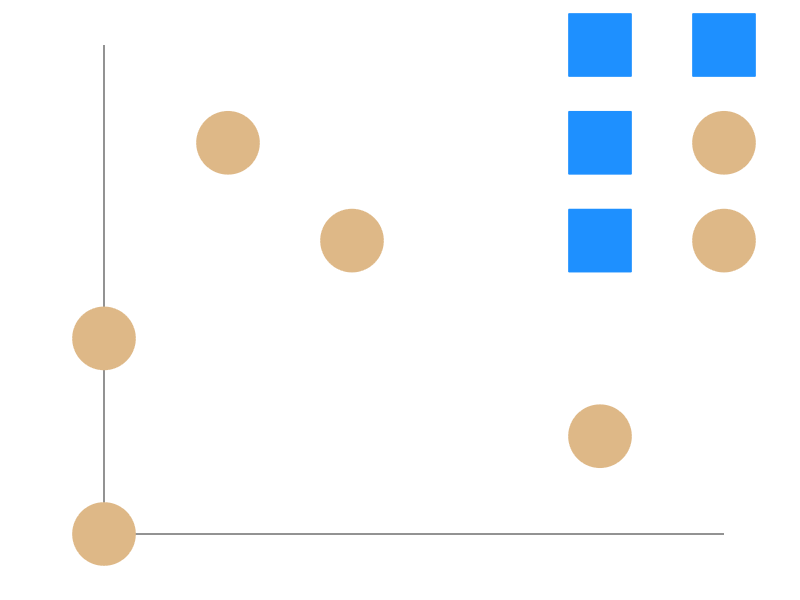

Here is the MATLAB script that generated this plot:
%{
clear
clc

% reading the data
data=csvread('Shapes.csv');

% setting borders between shapes
border=find(data(:,1)==2);

% finding coordinates of all shapes

for count=1:length(border)+1
    store(count).record_1=[];

    if count==1
        height=1:border(1)-1;
    elseif count==length(border)+1
        height=border(end)+1:size(data,1);
    else
        height=border(count-1)+1:border(count)-1;
    end
    
    for i=flip(height)
        for j=1:size(data,2)
            if data(i,j)==1
                store(count).record_1 = [store(count).record_1;[j-1,(0+height(end)-i)]];
            end
        end
    end
    
%     store(count).record_1
end

%{
% practising outputting coordinates on grid
figure(1)
clf
scatter(store(1).record_1(:,1),store(1).record_1(:,2))
xlim([0, 5])
ylim([0, 5])
set(gca, 'XTick', 0:5)
set(gca, 'YTick', 0:5)
%}

% store

% source_coords=store(1).record_1()

%{
hold on

scatter([1,2],[0,1],'x')
%}

angle=90;
fig_num=2;

for shape_count=[1:length(border)+1] % for shape_count=[1:length(border)+1]
%     fprintf('We are doing shape %.0f',shape_count)
    for flip_count=1:2
        
        if flip_count==1
            source_coords=store(shape_count).record_1();
            count_array=[2:4];
        else
            source_coords=[-store(shape_count).record_1(:,1),store(shape_count).record_1(:,2)];
            count_array=[5:8];
        end
        
        for count=count_array
            
            % rotating the shape
            store(shape_count).(genvarname([strcat('record_',num2str(count))])) (:,1) = source_coords(:,1)*cosd(angle*(count-1)) + source_coords(:,2)*sind(angle*(count-1));
            store(shape_count).(genvarname([strcat('record_',num2str(count))])) (:,2) = source_coords(:,2)*cosd(angle*(count-1)) - source_coords(:,1)*sind(angle*(count-1));
            
            % moving the rotated coordinates so the bottom left is at the origin
            store(shape_count).(genvarname([strcat('record_',num2str(count))])) (:,1) = store(shape_count).(genvarname([strcat('record_',num2str(count))]))(:,1) + - min(store(shape_count).(genvarname([strcat('record_',num2str(count))]))(:,1));
            store(shape_count).(genvarname([strcat('record_',num2str(count))])) (:,2) = store(shape_count).(genvarname([strcat('record_',num2str(count))]))(:,2) + - min(store(shape_count).(genvarname([strcat('record_',num2str(count))]))(:,2));
            
            % displaying coords of all shapes
            
%             figure(fig_num)
%             clf
%             scatter(store(shape_count).(genvarname([strcat('record_',num2str(count))]))(:,1),store(shape_count).(genvarname([strcat('record_',num2str(count))]))(:,2))
%             xlim([0, 5])
%             ylim([0, 5])
%             set(gca, 'XTick', 0:5)
%             set(gca, 'YTick', 0:5)

            % displaying coords of just shape 3
                
%             if shape_count==3
%                 figure(fig_num)
%                 clf
%                 scatter(store(shape_count).(genvarname([strcat('record_',num2str(count))]))(:,1),store(shape_count).(genvarname([strcat('record_',num2str(count))]))(:,2))
%                 xlim([0, 5])
%                 ylim([0, 5])
%                 set(gca, 'XTick', 0:5)
%                 set(gca, 'YTick', 0:5)
%             end
            
            fig_num=fig_num+1;
            
        end
    end
end
    

% sorting store struct first by sorting x values and sorting y values in the same way
% then sorting x and y values together
% this makes it easy to see if a rotation of a shape is the same as another rotation of this same shape

for j=1:length(border)+1
    for i = 1:8
%         store(j).(genvarname([strcat('record_',num2str(i))])) (:,1) = sort(store(j).(genvarname([strcat('record_',num2str(i))])) (:,1));
        
        % ordering store struct items according to x values
        [store(j).(genvarname([strcat('record_',num2str(i))]))(:,1), order] = sort(store(j).(genvarname([strcat('record_',num2str(i))])) (:,1));
        store(j).(genvarname([strcat('record_',num2str(i))])) (:,2) = store(j).(genvarname([strcat('record_',num2str(i))])) (order,2);

        % ordering store struct items according to x & y coord values
        temp_sum=sum(store(j).(genvarname([strcat('record_',num2str(i))]))');
        [ordered, order]=sort(temp_sum);
        store(j).(genvarname([strcat('record_',num2str(i))]))=store(j).(genvarname([strcat('record_',num2str(i))]))(order,:);
        
    end
end


% only keeping non-duplicated coords in store

for shape_count=[1:length(border)+1] % for shape_count=[1:length(border)+1]

    for count_duplicate=8:-1:2
        
        duplicate=false;
        
        for i=count_duplicate-1:-1:1
            if store(shape_count).(genvarname([strcat('record_',num2str(count_duplicate))])) == store(shape_count).(genvarname([strcat('record_',num2str(i))]))
                duplicate=true;
                break
            end
        end
        
        if duplicate == true
            store(shape_count).(genvarname([strcat('record_',num2str(count_duplicate))]))=[];
        end
        
    end
end


% putting all orientations from store struct into a new struct called all_orientations

count=1;

for j=1:length(border)+1
    for i = 1:8
        if length(store(j).(genvarname([strcat('record_',num2str(i))]))) ~= 0
            all_orientations(count).record_1=store(j).(genvarname([strcat('record_',num2str(i))]));
            count=count+1;
        end
    end
end  

% all_orientations % outputs: 1x28 struct
% size(all_orientations) % outputs: 1, 28

% trying to find all placements of all orientations
for shape_count=1:size(all_orientations,2) % for shape_count=1:28
    
    widen=5-max(all_orientations(shape_count).record_1(:,1)); % if a shape has an x co-ord at 5 then it spans the entire width of the 6 block board
    % so widen would be 5-5=0
    heighten=5-max(all_orientations(shape_count).record_1(:,2));
    
    count=1;
    for j=0:widen
        for i=0:heighten
            all_orientations(shape_count).(genvarname([strcat('record_',num2str(count))]))(:,2)=all_orientations(shape_count).record_1(:,2)+i;
            all_orientations(shape_count).(genvarname([strcat('record_',num2str(count))]))(:,1)=all_orientations(shape_count).record_1(:,1)+j;
            count=count+1;
        end
    end
    
%     % displaying coords after I've found the different possible placements
%     
%     if shape_count==28
%         for show_count=1:count-1
%             figure(show_count)
%             clf
%             scatter(all_orientations(shape_count).(genvarname([strcat('record_',num2str(show_count))]))(:,1),all_orientations(shape_count).(genvarname([strcat('record_',num2str(show_count))]))(:,2))
%             xlim([0, 5])
%             ylim([0, 5])
%             set(gca, 'XTick', 0:5)
%             set(gca, 'YTick', 0:5)
%         end
%     end

end


% making array of coordinates that are available to take

coords_available=[];

count=1;

for j=0:5
    for i=0:5
        coords_available(count,:)=[j,i];
        count=count+1;
    end
end

% removing the stumpers coordinates from the coordinates that are available to take

stumpers=[0,0; 0,2; 1,4; 2,3; 4,1; 5,3; 5,4];

for i=1:size(stumpers,1)
    for through=1:size(coords_available,1)
        if coords_available(through,:)==stumpers(i,:)
            coords_available(through,:)=[-1,-1];
        end
    end
end

% we can reset the coords_available matrix with the coords_available_base matrix
coords_available_base=coords_available;

% at this point in the code: all_orientations is a 1x28 struct with 36 fields 
% i.e. one of the shapes went up to ' all_orientations(i).record_36 ' because it was small and so it had many placements


% make 'all_placements' struct from 'all_orientations' struct
count=1;

% size(all_orientations,2) % this outputs: 28
    % Each of the 9 shapes was rotated and, after getting rid of duplicates, there were 28 'shape rotations'
% numel(fieldnames(all_orientations)) % this outputs: 36
    % of all the 28 'shape rotations' the one which has the most freedom to
    % move around the board can be placed 36 times (because it's just a
    % single block!)


for j=1:size(all_orientations,2) % for each of the 28 'shape rotations'
    for i = 1:numel(fieldnames(all_orientations)) % numel return the number of elements in an array (not the same as the function 'size')
        if length(all_orientations(j).(genvarname([strcat('record_',num2str(i))]))) ~= 0 % not all of the 'shape rotations' had up to 36 placements
                % for example, all but 1 of the .record_36 fields are 0.
                % This is what this if statement is checking.
                
            all_placements(count).record_1=all_orientations(j).(genvarname([strcat('record_',num2str(i))]));
            count=count+1;
        end
    end
end  

% at this point in the code: the all_placements struct is of size 1x625 and
% has 1 field which is .record_1


% finding the number of orientations per shape

% remember that store is a struct of size 1x9 which has 8 fields
    % it has the non-duplicate rotations of all 9 shapes.
number_of_orientations=zeros(1,size(store,2)); % an array of 9 zeros

for j=1:size(store,2) % j goes from 1 through 9
    for i=1:8
        if length(store(j).(genvarname([strcat('record_',num2str(i))]))) ~= 0
            number_of_orientations(j)=number_of_orientations(j)+1;
        end
    end
end

% number_of_orientations


% finding the number of placements per orientation

size(all_orientations,2) % outputs: 28. Because there are 28 'shape rotations'.
% When I say 'shape rotation' that is synonymous with 'an orientation' - as in: all_orientations has 28 elements

number_of_placements=zeros(1,size(all_orientations,2)); % an array of 28 zeros.

for j=1:size(all_orientations,2) % j goes from 1 through 28
    for i=1:numel(fieldnames(all_orientations)) % i goes from 1 through 36
        if length(all_orientations(j).(genvarname([strcat('record_',num2str(i))]))) ~= 0
            number_of_placements(j)=number_of_placements(j)+1;
        end
    end
end

% number_of_placements


% finding the first index that each shape occurs in all_placements

all_placements_borders=[1];

% size(store,2) % outputs 9 because store is a 1x9 struct because there are 9 shapes.

for shape_count=1:size(store,2)-1 % shape_count goes from 1 through 8
    all_placements_borders=[all_placements_borders,all_placements_borders(shape_count) + sum( number_of_placements(1:number_of_orientations(1)) ) ];
    
    % Number_of_orientations(1) is the number of orientations (aka shape rotations) that the first shape has
    % The first, second and third orientations might have 2, 1 and 5
        % placements as indicated by the array number_of_placements being equal to [2, 1, 5, ...]
    % So the array all_placements_borders gets a new element which is the
        % index of the place in the 625 (is it?) placements where the next shape starts
    
    % the below 2 lines shave off the start of the 2 arrays so that the in
        % the next iteration of the for loop the next shape is dealt with
    number_of_placements(1:number_of_orientations(1))=[];
    number_of_orientations(1)=[];
end

% all_placements_borders

% sum(number_of_placements(1:sum(number_of_orientations(1:8))))+1

save('variables') % once this is run: this line of code and above can be commented out and the rest of the code can be run without having to run the above.
%}


% second half of code
%{
clear
clc

load('variables')

all_placements_borders_base=all_placements_borders;
careful=[all_placements_borders(2:end), size(all_placements,2) + 1 ]; % this: 'size(all_placements,2) + 1' makes us go right up to the last placement in the struct all_placements in the code below

whole_puzzle=1;
store_all_placements_borders = [];

disp("Starting main loop to try and find all the possible solutions")
while 1 % for temp_i = 1
%     tic
    go=true;
    
    
    while go==true & all_placements_borders(whole_puzzle) <= careful(whole_puzzle)-1 % I think there needs to be a <= here
        
%         disp("   check 1")
    
        through_record=[];
        
        num_coords_in_placement = size( all_placements(all_placements_borders(whole_puzzle)).record_1, 1 );
        for i=1:num_coords_in_placement % i goes from 1 through to the number of co-ords in a certain shape
            look_for_this_co_ord_pair = all_placements(all_placements_borders(whole_puzzle)).record_1(i,:);
            
            % look at: 'Side_programs/test_look_for_co-ord_pair_in_coords_available.m' to understand the below section of code
            ones_where_coords_match = coords_available==look_for_this_co_ord_pair; % same size as coords_available and has ones where either x or y from look_for_this_co_ord_pair match with an x or y in coords_available
            two_where_coords_match = sum(ones_where_coords_match'); % size is 1x36 (if you have a 6x6=36 board). Has a 2 at the location where both x and y match together.
            one_where_coord_matches = [two_where_coords_match == 2]'; % size is 36x1 (if you have a 6x6=36 board). Has zeros everywhere apart from a 1 at the location where both x and y match together.

            if sum(one_where_coord_matches) == 0 % 'look_for_this_co_ord_pair' doesn't fit in the puzzle so the whole placement won't fit
                all_placements_borders(whole_puzzle)=all_placements_borders(whole_puzzle)+1; % move on to the next placement of the current shape to see if it will fit in the puzzle

                break % break out of the for loop because there's no point testing if the other co-ord pairs fit since we know at least one pair doesn't fit
            
            elseif sum(one_where_coord_matches) == 1 % 'look_for_this_co_ord_pair' does fit in the puzzle
                through_record=[ through_record, find(one_where_coord_matches==1) ]; % store what index in coords_available has co-ords which match: 'look_for_this_co_ord_pair'
            end

        end
        
        
        if length(through_record) == num_coords_in_placement % if this is true then we got through the above for loop without being broken out of it.
                % So that means all of the co-ord pairs in the current placement fit in the puzzle.

            coords_available(through_record,:)=repmat([-1,-1], [length(through_record),1]); % replace all the co-ord pairs in coords_available which match with the co-ord pairs in the full placement with: [-1, -1]
            go=false; % the current placement fits into the puzzle so don't try and fit another placement of the same shape into the puzzle

        end
        
    end
  
    
    if go==false & whole_puzzle==size(store,2) % If whole_puzzle == 9 then the shape that we last tried to fit into the puzzle was the 9th and last shape
            % And if go == false that means that a placement of this 9th and last shape did successfully fit into the puzzle.
        
%         disp("   check 2")
%         fprintf("   whole_puzzle: %.0f \n", whole_puzzle)

        disp("   **************************")
        disp("                             ")
        disp("Found a solution. See the 'all_placements_borders' array for the indices in the all_placements struct that give the placements which are a solution.")
        disp("all_placements_borders is...")
        disp(all_placements_borders)
        disp("")
        disp("all_placements_borders_base is...")
        disp(all_placements_borders_base)
        
        % I need to save the current all_placements_borders array in a big array.
        store_all_placements_borders = [store_all_placements_borders;
                                        all_placements_borders];
        
        all_placements_borders(whole_puzzle)=all_placements_borders(whole_puzzle)+1; % move on to the next placement of the current shape to see if it will fit in the puzzle
        
        % We need to reset the coords_available array so that the co-ords which the 'last successfully placed shape' (which was the 9th shape) took are
            % made available again for the 9th shape to be placed down again.
        coords_available( through_record , : ) = coords_available_base( through_record , : );
        % Btw: through_record is an array which currently has what indices in coords_available has co-ords which match the 9th shape
        
        % Now we go down to print how long it took to find this solution and then we go back to 'while 1' to do another big loop to look for
            % another solution.
        
    elseif go==true % if go == true then that means that the shape which we just tried to fit into the puzzle above did not fit in
            % So we need to redo the placing down of the previous shape. If redoing the placing down of this shape doesn't work this same section of code
            % (albeit at a later iteration) will make us redo the placing down of the shape before this one as well - and so on.
            
%         disp("   check 3")
%         fprintf("   whole_puzzle: %.0f \n", whole_puzzle)
%         fprintf("   all_placements_borders: %.0f \n", all_placements_borders)
        
        if whole_puzzle == 1 % This means that we have just tried to fit the first shape into the puzzle and it didn't fit which must mean 
            % it's impossible to solve the puzzle or we have finished finding all the solutions.
            
            disp("We have been bumped up to the first shape and it could not be placed.")
            break
            
        end
        
        % new code
        
        all_placements_borders(whole_puzzle) = all_placements_borders_base(whole_puzzle); % this will mean that in the future, when we try to place the
            % current shape (which didn't fit at the moment), we will test all the placements of this shape from the start.
        all_placements_borders(whole_puzzle-1)=all_placements_borders(whole_puzzle-1)+1; % we will try to place the next placement along in the shape that was most recently successfully placed.
        
        % We need to reset the coords_available array so that the co-ords which the 'last successfully placed shape' took are made available again
            % for this 'last successfully placed shape' to be placed down again.
        coords_available( through_record_store(whole_puzzle-1).record_1 , : ) = coords_available_base( through_record_store(whole_puzzle-1).record_1 , : );
            
        whole_puzzle = whole_puzzle - 1; % now we can restart in this while loop: 'while go==true & all_placements_borders(whole_puzzle)<careful(whole_puzzle)-1'
        
        % end of new code
        
    else % go == false but whole_puzzle is not yet 9. So we need to try and place the next shape.
        
%         disp("   check 4")
        
        % Required for new code:
        % We need to store what through_record is just in case the current position of this successfully placed shape needs to be given a new position
            % due to subsequent shapes not being able to fit
%         through_record_store(whole_puzzle, :) = through_record;
        through_record_store(whole_puzzle).record_1 = through_record;
        
        whole_puzzle=whole_puzzle+1;
        go=true;
        
    end

end

% fprintf("Time required to find solution: %.2f\n", toc)
disp("Finished main loop")

% store_all_placements_borders is an array of all of the all_placements_borders which give the index in all_placements to all 9 of the
    % 'shape, orientation, placement's that solve the puzzle


% save("variables_2")
%}

% save("variables_2")


% output solution(s) to figure(s)

clear
clc

load("variables_2")

fig_num = 0;

disp("Beginning plotting")
% for solution = 1 % for solution = [1:3]
solution = 1;

fig_num = fig_num + 1;
figure(fig_num)
clf
hold on

% make struct called solution_coords with all the placements that solve the puzzle
plot_this_all_placements_borders = store_all_placements_borders(solution, :);

clear solution_coords
for i = 1:length(plot_this_all_placements_borders)
    solution_coords(i).record_1 = all_placements( plot_this_all_placements_borders(i) ).record_1;
end

% for color codes I have used: https://www.rapidtables.com/web/color/RGB_Color.html
% plot the stumpers

set(gca, 'Units', 'Points');
axpos = get(gca,'Position');
fig_width = axpos(3);
fig_height = axpos(4);
fig_min_length = min([fig_width, fig_height]);
% diff(xlim)

% MarkerSize is the area of the markers
MarkerSize = ( (fig_min_length/5)^0.5 - 0.3 )^2;

stumper_color_burlywood = [222, 184, 135]/255;
color = stumper_color_burlywood;
plot(stumpers(:, 1), stumpers(:, 2), 'o', 'MarkerSize', MarkerSize, 'MarkerEdgeColor', color, 'MarkerFaceColor', color)

% define shape colors
dark_blue = [0, 0, 255];
green = [0, 128, 0];
red = [255, 0, 0];
orange = [255, 69, 0];
grey = [169, 169, 169];
chocolate = [210, 105, 30];
yellow = [255, 255, 0];
purple = [128, 0, 128];
light_blue = [30, 144, 255];

shape_colors_temp = [dark_blue; green; red; orange; grey; chocolate; yellow; purple; light_blue];
shape_colors = shape_colors_temp/255;

% plot the shapes
% for i = 1:8 % for i = 1:size(solution_coords, 2)
%     color = shape_colors(i, :);
%     shape_colors_temp(i, :)
%     
%     x = solution_coords(i).record_1 (:, 1)'
%     y = solution_coords(i).record_1 (:, 2)'
%     plot(x, y, 's', 'MarkerSize', MarkerSize, 'MarkerEdgeColor', color, 'MarkerFaceColor', color)
%     disp("****************")
% end


i = 9;
color = shape_colors(i, :);
shape_colors_temp(i, :)

x = solution_coords(i).record_1 (:, 1)'
y = solution_coords(i).record_1 (:, 2)'
plot(x, y, 's', 'MarkerSize', MarkerSize, 'MarkerEdgeColor', color, 'MarkerFaceColor', color)
disp("****************")


xlim([0, 5])
ylim([0, 5])

% remove axes
set(gca, 'XTick', [])
set(gca, 'YTick', [])


% end

disp("Finished plotting")









